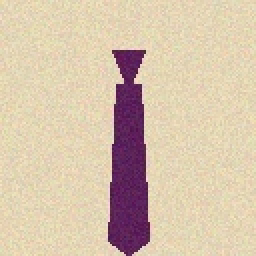
#> input picture backend/ml/dataset/con_corbata/sample_con_000.jpg, 128 x 128 px (shown 2 times larger); its folder holds only this picture in this run
$ python -i features.py   (imports and definitions only)   (older library calls are emulated)
#> lines starting #> are read from the running program, lines starting #| are printed output that depends on the picture
#> further down, picture is the input picture: shape (128, 128, 3); mean B, G, R 172.3, 195.8, 215.3
import cv2
import numpy as np
from skimage.feature import hog
from typing import Tuple, List

# Dimensiones estándar para el procesamiento del ROI del cuello
ROI_WIDTH = 128
ROI_HEIGHT = 128

def extract_visual_features(image_bgr: np.ndarray) -> np.ndarray:
    """
    Extrae un vector denso de características visuales a partir del recorte del cuello:
    1. HOG (Histogram of Oriented Gradients): Captura geometría, nudo y bordes verticales de la corbata.
    2. Histograma de Color en espacio HSV: Captura contrastes cromáticos de corbatas respecto a camisas.
    3. Estadísticas de textura y gradiente.
    """
    if image_bgr is None or image_bgr.size == 0:
        return np.zeros(200, dtype=np.float32)

    # Redimensionar al tamaño estándar
    resized = cv2.resize(image_bgr, (ROI_WIDTH, ROI_HEIGHT))
    gray = cv2.cvtColor(resized, cv2.COLOR_BGR2GRAY)
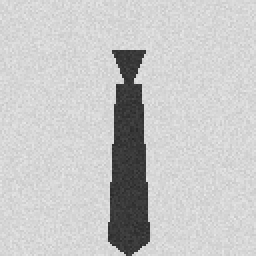
#> gray: shape (128, 128) (shown 2 times larger); min 40, max 232, mean 199
    hsv = cv2.cvtColor(resized, cv2.COLOR_BGR2HSV)
#> hsv: shape (128, 128, 3); mean H, S, V 34, 62.9, 215.3

    # 1. Extracción de HOG (Histogram of Oriented Gradients)
    hog_feats = hog(
        gray,
        orientations=8,
        pixels_per_cell=(16, 16),
        cells_per_block=(1, 1),
        visualize=False,
        feature_vector=True
    )
#> hog_feats = 512 values, max 0.534 at index 416, min 0.0768 at index 411, mean 0.348

    # 2. Histograma de color en HSV
    # H: 16 bins (tonalidad)
    # S: 8 bins (saturación)
    # V: 8 bins (brillo)
    hist_h = cv2.calcHist([hsv], [0], None, [16], [0, 180])
#> hist_h = [151, 12136, 2417, 0, 0, 0, 0, 0, 0, 0, 0, 0, 21, 1377, 193, 89]
    hist_s = cv2.calcHist([hsv], [1], None, [8], [0, 256])
#> hist_s = [28, 14630, 128, 80, 685, 796, 37, 0]
    hist_v = cv2.calcHist([hsv], [2], None, [8], [0, 256])
#> hist_v = [0, 0, 1178, 423, 0, 0, 3296, 11487]

    cv2.normalize(hist_h, hist_h)
    cv2.normalize(hist_s, hist_s)
    cv2.normalize(hist_v, hist_v)

    color_feats = np.hstack([hist_h.flatten(), hist_s.flatten(), hist_v.flatten()])
#> color_feats = 32 values, max 0.997 at index 17, min 0 at index 3, mean 0.119

    # 3. Métricas estadísticas globales (media, desviación estándar de gradientes Sobel)
    sobel_x = cv2.Sobel(gray, cv2.CV_64F, 1, 0, ksize=3)
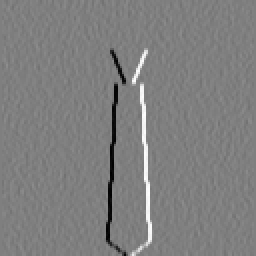
#> sobel_x: shape (128, 128) float64 (shown 2 times larger); min -677, max 677, mean 0; drawn with min black and max white
    sobel_y = cv2.Sobel(gray, cv2.CV_64F, 0, 1, ksize=3)
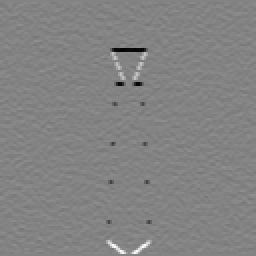
#> sobel_y: shape (128, 128) float64 (shown 2 times larger); min -680, max 641, mean -0.3; drawn with min black and max white
    grad_mag = np.sqrt(sobel_x**2 + sobel_y**2)
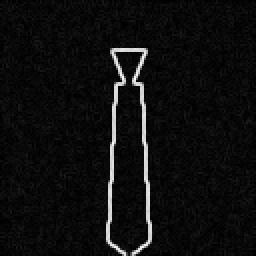
#> grad_mag: shape (128, 128) float64 (shown 2 times larger); min 0, max 751.4, mean 43.6; drawn with min black and max white

    stats_feats = np.array([
        np.mean(grad_mag),
        np.std(grad_mag),
        np.mean(resized[:, :, 0]), # B
        np.mean(resized[:, :, 1]), # G
        np.mean(resized[:, :, 2]), # R
        np.std(resized[:, :, 0]),
        np.std(resized[:, :, 1]),
        np.std(resized[:, :, 2])
    ], dtype=np.float32)
#> stats_feats = [43.58, 101, 172.3, 195.8, 215.3, 29.67, 53.66, 41.69]

    # Concatenar todos los vectores
    full_vector = np.concatenate([hog_feats, color_feats, stats_feats])
#> full_vector = 552 values, max 215.3 at index 548, min 0 at index 515, mean 1.88
    return full_vector

def get_feature_names() -> List[str]:
    """
    Retorna nombres descriptivos de cada columna para auditoría e interpretabilidad con SHAP.
    """
    # 8 orientaciones x (128/16 * 128/16) bloques = 8 * 64 = 512
    hog_names = [f"hog_{i}" for i in range(512)]
    color_names = [f"hist_hue_{i}" for i in range(16)] + \
                  [f"hist_sat_{i}" for i in range(8)] + \
                  [f"hist_val_{i}" for i in range(8)]
    stat_names = ["grad_mag_mean", "grad_mag_std", "mean_b", "mean_g", "mean_r", "std_b", "std_g", "std_r"]
    return hog_names + color_names + stat_names

>>> import cv2
>>> picture = cv2.imread('dataset/con_corbata/sample_con_000.jpg')
>>> result = extract_visual_features(picture)
#> result has the same summary as full_vector in extract_visual_features

$ run again, on backend/ml/dataset/con_corbata/sample_con_001.jpg
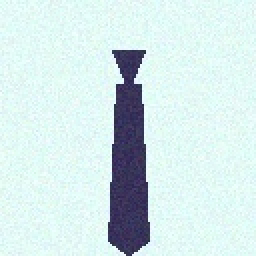
#> input picture backend/ml/dataset/con_corbata/sample_con_001.jpg, 128 x 128 px (shown 2 times larger)
#> picture is the input picture: shape (128, 128, 3); mean B, G, R 231.2, 230.2, 210.8
#> in extract_visual_features, `gray = cv2.cvtColor(resized, cv2.COLOR_BGR2GRAY)`:
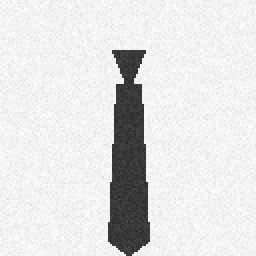
#> gray: shape (128, 128) (shown 2 times larger); min 42, max 252, mean 224.5
#> hsv: shape (128, 128, 3); mean H, S, V 90, 31.1, 234
#> hog_feats = 512 values, max 0.586 at index 288, min 0.0821 at index 473, mean 0.346
#> hist_h = [0, 0, 0, 0, 0, 0, 323, 11368, 2983, 151, 653, 905, 1, 0, 0, 0]
#> hist_s = [14701, 83, 265, 1192, 143, 0, 0, 0]
#> hist_v = [0, 1, 1382, 218, 0, 0, 0, 14783]
#> color_feats = 32 values, max 0.997 at index 16, min 0 at index 0, mean 0.113
#> in extract_visual_features, `grad_mag = np.sqrt(sobel_x**2 + sobel_y**2)`:
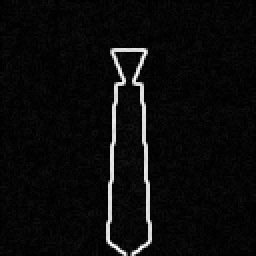
#> grad_mag: shape (128, 128) float64 (shown 2 times larger); min 0, max 856.4, mean 40.8; drawn with min black and max white
#> stats_feats = [40.76, 121, 231.2, 230.2, 210.8, 47.63, 59.16, 51.44]
#> full_vector = 552 values, max 231.2 at index 546, min 0 at index 512, mean 2.12
#> result has the same summary as full_vector in extract_visual_features

$ run again, on backend/ml/dataset/con_corbata/sample_con_002.jpg
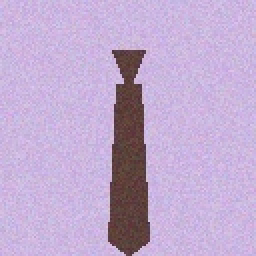
#> input picture backend/ml/dataset/con_corbata/sample_con_002.jpg, 128 x 128 px (shown 2 times larger)
#> picture is the input picture: shape (128, 128, 3); mean B, G, R 208.3, 170.9, 193.3
#> in extract_visual_features, `gray = cv2.cvtColor(resized, cv2.COLOR_BGR2GRAY)`:
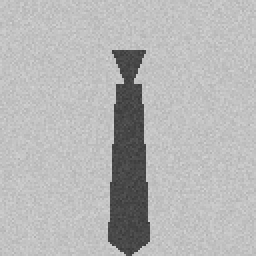
#> gray: shape (128, 128) (shown 2 times larger); min 57, max 214, mean 181.9
#> hsv: shape (128, 128, 3); mean H, S, V 128.2, 51.5, 211.3
#> hog_feats = 512 values, max 0.505 at index 224, min 0.109 at index 347, mean 0.35
#> hist_h = [1069, 17, 0, 0, 0, 0, 0, 0, 0, 0, 0, 5029, 9639, 129, 122, 379]
#> hist_s = [91, 14735, 1048, 510, 0, 0, 0, 0]
#> hist_v = [0, 0, 1137, 464, 0, 0, 6722, 8061]
#> color_feats = 32 values, max 0.997 at index 17, min 0 at index 2, mean 0.13
#> in extract_visual_features, `grad_mag = np.sqrt(sobel_x**2 + sobel_y**2)`:
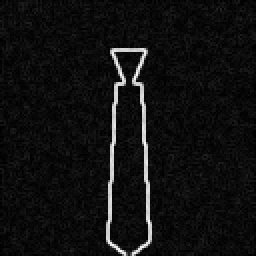
#> grad_mag: shape (128, 128) float64 (shown 2 times larger); min 0, max 589.6, mean 39.3; drawn with min black and max white
#> stats_feats = [39.28, 78, 208.3, 170.9, 193.3, 48.69, 35.99, 34.11]
#> full_vector = 552 values, max 208.3 at index 546, min 0 at index 514, mean 1.8
#> result has the same summary as full_vector in extract_visual_features

$ run again, on backend/ml/dataset/con_corbata/sample_con_003.jpg
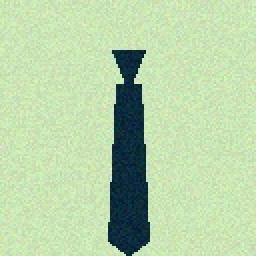
#> input picture backend/ml/dataset/con_corbata/sample_con_003.jpg, 128 x 128 px (shown 2 times larger)
#> picture is the input picture: shape (128, 128, 3); mean B, G, R 169.6, 211.1, 184.8
#> in extract_visual_features, `gray = cv2.cvtColor(resized, cv2.COLOR_BGR2GRAY)`:
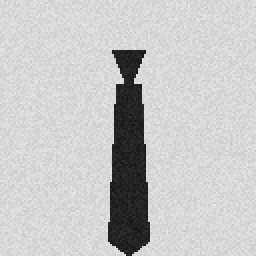
#> gray: shape (128, 128) (shown 2 times larger); min 20, max 234, mean 198.5
#> hsv: shape (128, 128, 3); mean H, S, V 51.6, 67.1, 212.5
#> hog_feats = 512 values, max 0.568 at index 416, min 0.115 at index 283, mean 0.348
#> hist_h = [0, 0, 0, 3221, 11406, 113, 82, 126, 902, 534, 0, 0, 0, 0, 0, 0]
#> hist_s = [95, 14530, 158, 21, 104, 492, 694, 290]
#> hist_v = [5, 1303, 293, 0, 0, 0, 3017, 11766]
#> color_feats = 32 values, max 0.998 at index 17, min 0 at index 0, mean 0.12
#> stats_feats = [46.82, 117.1, 169.6, 211.1, 184.8, 38.4, 56.11, 57.11]
#> full_vector = 552 values, max 211.1 at index 547, min 0 at index 512, mean 1.93
#> result has the same summary as full_vector in extract_visual_features
